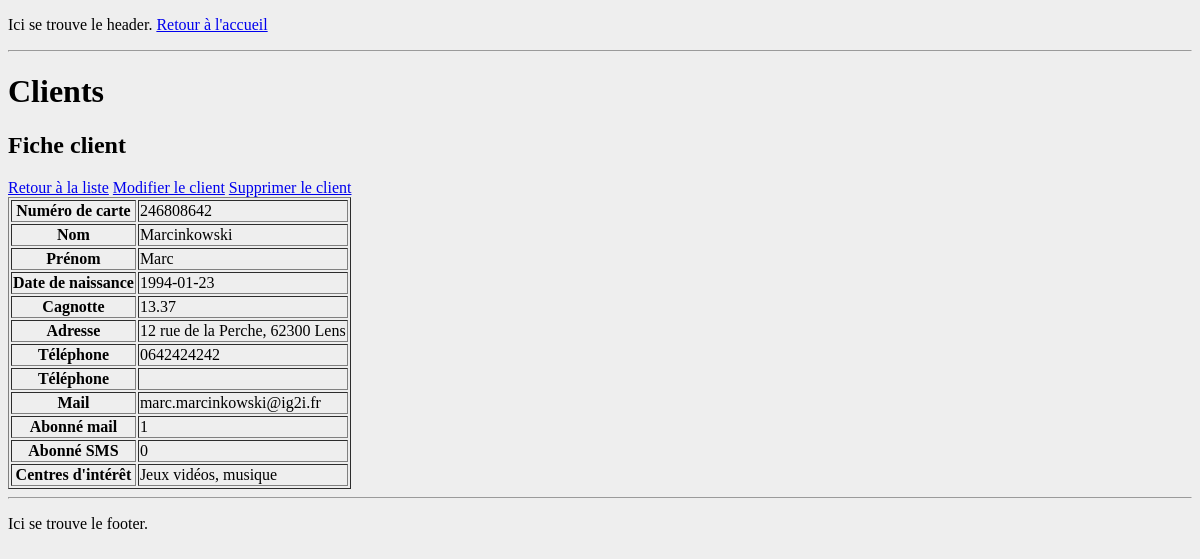
/index.php?page=clients&mode=fiche&id=11, run on the app's committed database.
### tables this page shows
CREATE TABLE `Clients` (
  `id` int(11) NOT NULL AUTO_INCREMENT COMMENT 'Numéro de carte',
  `numeroCarte` int(20) NOT NULL,
  `nom` varchar(50) NOT NULL COMMENT 'Nom du client',
  `prenom` varchar(50) NOT NULL COMMENT 'Prénom du client',
  `adresse` varchar(200) NOT NULL COMMENT 'Adresse du client',
  `ville` varchar(50) NOT NULL COMMENT 'Ville du client',
  `codePostal` int(11) DEFAULT NULL COMMENT 'Code postal du client',
  `telephone` varchar(20) DEFAULT NULL COMMENT 'Numéro de téléphone',
  `telephone2` varchar(20) DEFAULT NULL COMMENT 'Autre numéro de téléphone',
  `mail` varchar(100) DEFAULT NULL COMMENT 'Adresse mail du client',
  `aboMail` tinyint(4) NOT NULL COMMENT 'Booléen d''abonnement mail',
  `aboSms` tinyint(4) NOT NULL COMMENT 'Booléen d''abonnement SMS',
  `cagnotte` float NOT NULL COMMENT 'Cagnotte en cours',
  `dateDeNaissance` date DEFAULT NULL COMMENT 'Date de naissance du client',
  `interets` varchar(300) DEFAULT NULL COMMENT 'Centre d''intéret du client',
  PRIMARY KEY (`id`),
  UNIQUE KEY `numeroCarte` (`numeroCarte`)
);

### Database/db_functions.php (called while the page is built, shortened)
<?php
	$db = db_connect();
	function getClientById($id)
	{
		global $db;
		$request = $db->prepare("SELECT * from `Clients` WHERE `id` = ? LIMIT 1");
		$request->execute(array($id));
		if($data = $request->fetch())
		{
			return array(
				"id" => $data['id'],
				"nom" => $data['nom'],
				"prenom" => $data['prenom'],
				"numeroCarte" => $data['numeroCarte'],
				"adresse" => $data['adresse'],
				"ville" => $data['ville'],
				"codePostal" => $data['codePostal'],
				"telephone" => $data['telephone'],
				"telephone2" => $data['telephone2'],
				"mail" => $data['mail'],
				"aboMail" => $data['aboMail'],
				"aboSms" => $data['aboSms'],
				"cagnotte" => $data['cagnotte'],
				"dateDeNaissance" => $data['dateDeNaissance'],
				"interets" => $data['interets']
				);
		}
		else
		{
			$request->closeCursor();
			return E_ERROR;
		}
	}
?>

### Modules/clients.php (the view, shortened to what this page needs)
<?php
echo "<h1>Clients</h1>\n";
	if(isset($_GET["mode"]))
	{
		switch($_GET["mode"])
		{
			case "fiche":
				fiche();
				break;
		}
	}
	else
	{
		liste();
	}
function fiche()
{
	echo "<h2>Fiche client</h2>\n";
	echo "<a href=\"index.php?page=clients&mode=liste\">Retour à la liste</a>\n";
	if(isset($_GET['id']) && !empty($_GET['id']))
	{
		$client = getClientById($_GET['id']) or die('Une erreur est survenue.');
	echo "<a href=\"index.php?page=clients&mode=modifier&id=$client[id]\">Modifier le client</a>\n";
	echo "<a href=\"index.php?page=clients&mode=supprimer&id=$client[id]\">Supprimer le client</a>\n";
		echo "<table border=\"1\">\n
			<tr><th>Numéro de carte</th><td>$client[numeroCarte]</td></tr>\n
			<tr><th>Nom</th><td>$client[nom]</td></tr>\n
			<tr><th>Prénom</th><td>$client[prenom]</td></tr>\n
			<tr><th>Date de naissance</th><td>$client[dateDeNaissance]</td></tr>\n
			<tr><th>Cagnotte</th><td>$client[cagnotte]</td></tr>\n
			<tr><th>Adresse</th><td>$client[adresse], $client[codePostal] $client[ville]</td></tr>\n
			<tr><th>Téléphone</th><td>$client[telephone]</td></tr>\n
			<tr><th>Téléphone</th><td>$client[telephone2]</td></tr>\n
			<tr><th>Mail</th><td>$client[mail]</td></tr>\n
			<tr><th>Abonné mail</th><td>$client[aboMail]</td></tr>\n
			<tr><th>Abonné SMS</th><td>$client[aboSms]</td></tr>\n
			<tr><th>Centres d'intérêt</th><td>$client[interets]</td></tr>\n
			";
		echo "</table>";
	}
	else
	{
		echo "Une erreur est survenue.";
	}
}
	?>

### Stylesheets/default.css (style rules this page uses)
body { background-color:#eeeeee; }

### data on the page
clients: numeroCarte "246808642", nom "Marcinkowski", prenom "Marc", dateDeNaissance "1994-01-23", cagnotte "13.37", adresse "12 rue de la Perche", codePostal "62300", ville "Lens", telephone "0642424242", mail "marc.marcinkowski@ig2i.fr", aboMail "1", aboSms "0", interets "Jeux vidéos, musique"
